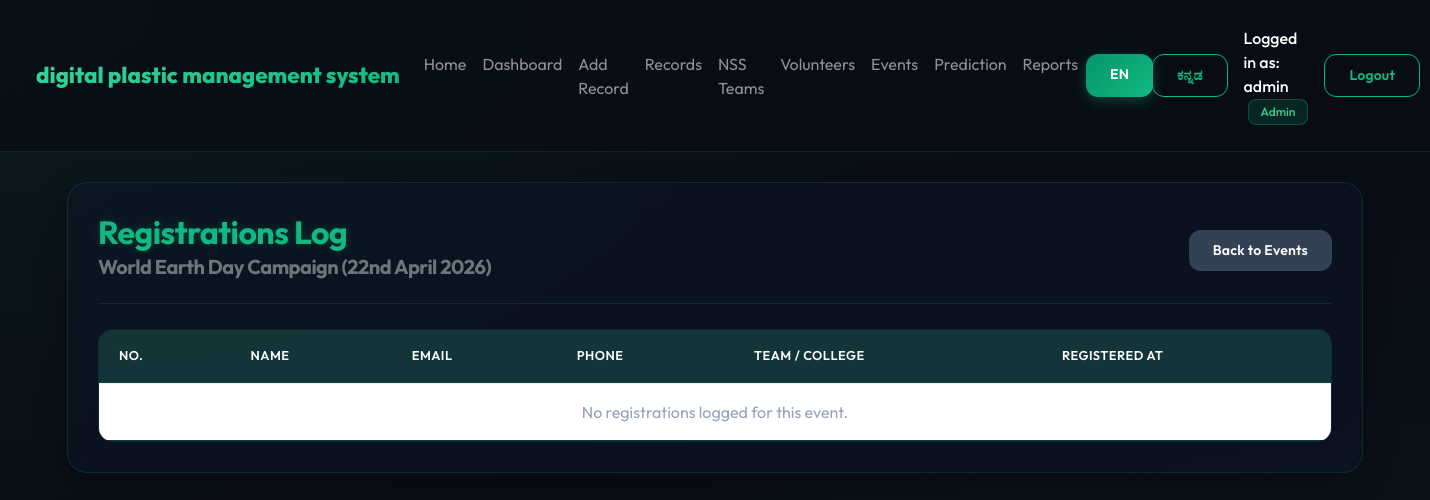
Screenshot of /events/registrations/1 (signed in) with the database file from the repository.
### app/models.py (models this page shows, shortened)
class User(UserMixin, db.Model):
    __tablename__ = 'users'
    id = db.Column(db.Integer, primary_key=True)
    username = db.Column(db.String(100), nullable=False, unique=True)
    password = db.Column(db.String(200), nullable=False)
    role = db.Column(db.String(20), default='user')  # roles: 'admin', 'user'
    is_superuser = db.Column(db.Boolean, default=False)
    def is_admin(self):
        return self.role == 'admin' or self.is_superuser

class Event(db.Model):
    __tablename__ = 'events'
    id = db.Column(db.Integer, primary_key=True)
    name = db.Column(db.String(200), nullable=False)
    event_date = db.Column(db.String(50), nullable=False)
    description = db.Column(db.Text)
    is_fixed = db.Column(db.Boolean, default=False)
    registrations = db.relationship('EventRegistration', backref='event', lazy=True, cascade="all, delete-orphan")

### app/routes/events.py (the view)
@events_bp.route('/events/registrations/<int:event_id>')
@login_required
def view_registrations(event_id):
    if not current_user.is_admin():
        return redirect(url_for('events.events'))
    event = Event.query.get_or_404(event_id)
    registrations = EventRegistration.query.filter_by(event_id=event_id).all()
    return render_template(
        'event_registrations.html',
        event=event,
        registrations=registrations
    )

### app/i18n.py (called while the page is built)
def get_locale():
    return session.get("lang", "en")

def translate(key, **kwargs):
    language = get_locale()
    template = TRANSLATIONS.get(language, {}).get(key)
    if template is None:
        template = TRANSLATIONS["en"].get(key, key)
    return template.format(**kwargs) if kwargs else template

def localize_text(text):
    if text is None:
        return ""
    language = get_locale()
    return DYNAMIC_LABELS.get(language, {}).get(text, text)

def get_dynamic_labels():
    return DYNAMIC_LABELS.get(get_locale(), {})

### app/templates/event_registrations.html
{% extends 'base.html' %}
{% block content %}
<div class="glass-container">
    <div class="d-flex justify-content-between align-items-center mb-3">
        <div>
            <h2 class="text-success mb-0">{{ t('registrations_log') }}</h2>
            <h5 class="text-secondary mt-1">{{ localize(event.name) }} ({{ event.event_date }})</h5>
        </div>
        <a href="{{ url_for('events.events') }}" class="btn btn-secondary btn-sm">{{ t('back_to_events') }}</a>
    </div>
    <hr>
    <div class="table-responsive">
        <table class="table table-hover">
            <thead>
                <tr>
                    <th>No.</th>
                    <th>{{ t('name') }}</th>
                    <th>{{ t('email') }}</th>
                    <th>{{ t('phone') }}</th>
                    <th>{{ t('team_college') }}</th>
                    <th>{{ t('registered_at') }}</th>
                </tr>
            </thead>
            <tbody>
                {% for reg in registrations %}
                <tr>
                    <td>{{ loop.index }}</td>
                    <td class="fw-bold">{{ reg.name }}</td>
                    <td>{{ reg.email }}</td>
                    <td>{{ reg.phone }}</td>
                    <td>{{ reg.team_name }}</td>
                    <td>{{ reg.registered_at.strftime('%Y-%m-%d %H:%M') }}</td>
                </tr>
                {% else %}
                <tr>
                    <td colspan="6" class="text-center text-muted">{{ t('no_registrations') }}</td>
                </tr>
                {% endfor %}
            </tbody>
        </table>
    </div>
</div>
{% endblock %}

### app/templates/base.html (shortened to what this page needs)
<!DOCTYPE html>
<html lang="{{ current_language }}">
<head>
    <link rel="stylesheet" href="https://cdn.jsdelivr.net/npm/bootstrap@5.3.0/dist/css/bootstrap.min.css">
    <link rel="stylesheet" href="{{ url_for('static', filename='css/style.css') }}">
</head>
<body class="{% block body_class %}{% endblock %}">
    <nav class="navbar navbar-expand-lg navbar-dark no-print">
        <div class="container-fluid">
            <a class="navbar-brand" href="{{ url_for('data.index') }}">
                <span>{{ t('brand_name') }}</span>
            </a>
            <div class="collapse navbar-collapse" id="navbarContent">
                {% if current_user.is_authenticated %}
                <ul class="navbar-nav me-auto mb-2 mb-lg-0">
                    <li class="nav-item"><a class="nav-link" href="{{ url_for('data.index') }}">{{ t('home') }}</a></li>
                    <li class="nav-item"><a class="nav-link" href="{{ url_for('analysis.dashboard') }}">{{ t('dashboard') }}</a></li>
                    <li class="nav-item"><a class="nav-link" href="{{ url_for('data.entry') }}">{{ t('add_record') }}</a></li>
                    <li class="nav-item"><a class="nav-link" href="{{ url_for('data.records') }}">{{ t('records') }}</a></li>
                    <li class="nav-item"><a class="nav-link" href="{{ url_for('nss.nss_teams') }}">{{ t('nss_teams') }}</a></li>
                    <li class="nav-item"><a class="nav-link" href="{{ url_for('nss.volunteers') }}">{{ t('volunteers') }}</a></li>
                    <li class="nav-item"><a class="nav-link" href="{{ url_for('events.events') }}">{{ t('events') }}</a></li>
                    <li class="nav-item"><a class="nav-link" href="{{ url_for('predict.prediction') }}">{{ t('prediction') }}</a></li>
                    {% if current_user.is_admin() %}
                    <li class="nav-item"><a class="nav-link" href="{{ url_for('report.report') }}">{{ t('reports') }}</a></li>
                    {% endif %}
                </ul>
                <div class="d-flex align-items-center">
                    <div class="btn-group btn-group-sm me-3" role="group" aria-label="{{ t('language') }}">
                        <a href="{{ url_for('set_language', lang='en') }}" class="btn {% if current_language == 'en' %}btn-success{% else %}btn-outline-success{% endif %}">EN</a>
                        <a href="{{ url_for('set_language', lang='kn') }}" class="btn {% if current_language == 'kn' %}btn-success{% else %}btn-outline-success{% endif %}">ಕನ್ನಡ</a>
                    </div>
                    <span class="navbar-text text-white me-3">
                        {{ t('logged_in_as') }}: {{ current_user.username }}
                        <span class="badge bg-success ms-1 text-capitalize">{{ t('admin' if current_user.is_admin() else 'user') }}</span>
                    </span>
                    <a href="{{ url_for('auth.logout') }}" class="btn btn-outline-success btn-sm">{{ t('logout') }}</a>
                </div>
                {% endif %}
            </div>
        </div>
    </nav>
    <div class="container mt-4">
        {% block content %}{% endblock %}
    </div>
</body>
</html>

### app/static/css/style.css (style rules this page uses)
:root { --bg-dark: #090d16; --bg-glass: rgba(15, 23, 42, 0.45); --border-glass: rgba(16, 185, 129, 0.15); --border-glass-hover: rgba(16, 185, 129, 0.35); --accent-emerald: #10b981; --accent-glow: #34d399; --accent-dark: #065f46; --text-primary: #f8fafc; --text-secondary: #94a3b8; --text-muted: #64748b; --bg-card: rgba(30, 41, 59, 0.5); --bg-input: rgba(15, 23, 42, 0.6); }
* { box-sizing: border-box; margin: 0; padding: 0; }
body { background-color: var(--bg-dark); background-image: radial-gradient(at 0% 0%, rgba(16, 185, 129, 0.08) 0px, transparent 50%), radial-gradient(at 100% 100%, rgba(6, 95, 70, 0.12) 0px, transparent 50%); color: var(--text-primary); font-family: 'Outfit', sans-serif; min-height: 100vh; padding-bottom: 50px; }
.glass-container { background: var(--bg-glass); backdrop-filter: blur(16px); -webkit-backdrop-filter: blur(16px); border: 1px solid var(--border-glass); border-radius: 20px; box-shadow: 0 10px 30px 0 rgba(0, 0, 0, 0.3); padding: 30px; margin-bottom: 30px; transition: border-color 0.3s ease; }
h1, h2, h3, h4, h5, h6 { color: var(--text-primary); font-weight: 700; letter-spacing: -0.5px; }
.text-success { color: var(--accent-emerald) !important; text-shadow: 0 0 10px rgba(16, 185, 129, 0.25); }
hr { border-color: var(--border-glass); opacity: 1; margin-top: 15px; margin-bottom: 25px; }
.navbar { background: rgba(9, 13, 22, 0.8) !important; backdrop-filter: blur(12px); -webkit-backdrop-filter: blur(12px); border-bottom: 1px solid var(--border-glass); padding: 18px 24px; margin-bottom: 30px; }
.navbar-brand { font-size: 1.4rem; font-weight: 800; background: linear-gradient(135deg, #34d399, #10b981); -webkit-background-clip: text; -webkit-text-fill-color: transparent; display: flex; align-items: center; gap: 8px; }
.navbar-text { font-weight: 500; }
.btn { border-radius: 12px !important; padding: 10px 24px !important; font-weight: 600 !important; letter-spacing: 0.2px; transition: all 0.3s cubic-bezier(0.4, 0, 0.2, 1) !important; }
.btn-success { background: linear-gradient(135deg, #059669, #10b981) !important; border: none !important; box-shadow: 0 4px 14px rgba(16, 185, 129, 0.3); }
.btn-outline-success { border: 1.5px solid var(--accent-emerald) !important; background: transparent !important; color: var(--accent-emerald) !important; }
.btn-secondary { background: #334155 !important; border: none !important; color: var(--text-primary) !important; }
.table-responsive { border-radius: 14px; overflow: hidden; border: 1px solid var(--border-glass); }
.table { background: var(--bg-card) !important; color: var(--text-primary) !important; margin-bottom: 0 !important; }
.table th { background-color: rgba(16, 185, 129, 0.15) !important; border-bottom: 2px solid var(--border-glass) !important; color: var(--text-primary) !important; font-weight: 600; padding: 16px 20px !important; text-transform: uppercase; font-size: 0.8rem; letter-spacing: 0.5px; }
.table td { padding: 16px 20px !important; border-bottom: 1px solid var(--border-glass) !important; color: var(--text-secondary) !important; vertical-align: middle; }
.badge { padding: 6px 12px !important; border-radius: 8px !important; font-weight: 500 !important; }
.bg-success { background-color: rgba(16, 185, 129, 0.15) !important; border: 1px solid rgba(16, 185, 129, 0.3) !important; color: var(--accent-glow) !important; }

### rows the page displays
User: username "admin", role "Admin"
Event: name "World Earth Day Campaign", event_date "22nd April 2026"

### other values shown
{{ t('brand_name') }} "digital plastic management system"
{{ t('home') }} "Home"
{{ t('dashboard') }} "Dashboard"
{{ t('add_record') }} "Add Record"
{{ t('records') }} "Records"
{{ t('nss_teams') }} "NSS Teams"
{{ t('volunteers') }} "Volunteers"
{{ t('events') }} "Events"
{{ t('prediction') }} "Prediction"
{{ t('reports') }} "Reports"
{{ t('logged_in_as') }} "Logged in as"
{{ t('logout') }} "Logout"
{{ t('registrations_log') }} "Registrations Log"
{{ t('back_to_events') }} "Back to Events"
{{ t('name') }} "NAME"
